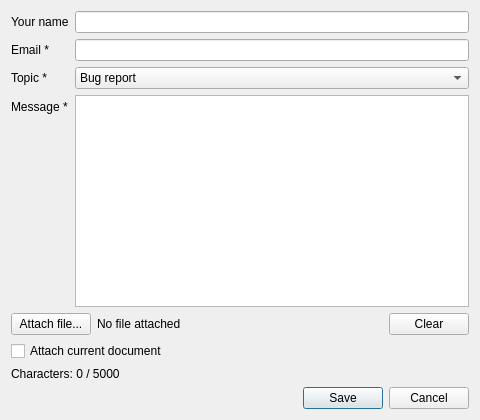
<?xml version="1.0" encoding="UTF-8"?>
<ui version="4.0">
 <class>FeedbackDialog</class>
 <widget class="QDialog" name="FeedbackDialog">
  <property name="geometry">
   <rect>
    <x>0</x>
    <y>0</y>
    <width>480</width>
    <height>420</height>
   </rect>
  </property>
  <property name="windowTitle">
   <string>Send Feedback</string>
  </property>
  <layout class="QVBoxLayout" name="verticalLayout">
   <item>
    <layout class="QFormLayout" name="formLayout">
     <item row="0" column="0">
      <widget class="QLabel" name="nameLabel">
       <property name="text">
        <string>Your name</string>
       </property>
      </widget>
     </item>
     <item row="0" column="1">
      <widget class="QLineEdit" name="nameEdit"/>
     </item>
     <item row="1" column="0">
      <widget class="QLabel" name="emailLabel">
       <property name="text">
        <string>Email *</string>
       </property>
      </widget>
     </item>
     <item row="1" column="1">
      <widget class="QLineEdit" name="emailEdit"/>
     </item>
     <item row="2" column="0">
      <widget class="QLabel" name="topicLabel">
       <property name="text">
        <string>Topic *</string>
       </property>
      </widget>
     </item>
     <item row="2" column="1">
      <widget class="QComboBox" name="topicCombo">
       <item>
        <property name="text">
         <string>Bug report</string>
        </property>
       </item>
       <item>
        <property name="text">
         <string>Feature request</string>
        </property>
       </item>
       <item>
        <property name="text">
         <string>General feedback</string>
        </property>
       </item>
       <item>
        <property name="text">
         <string>Other</string>
        </property>
       </item>
      </widget>
     </item>
     <item row="3" column="0">
      <widget class="QLabel" name="messageLabel">
       <property name="text">
        <string>Message *</string>
       </property>
      </widget>
     </item>
     <item row="3" column="1">
      <widget class="QPlainTextEdit" name="messageEdit"/>
     </item>
    </layout>
   </item>
   <item>
    <layout class="QHBoxLayout" name="attachmentLayout">
     <item>
      <widget class="QPushButton" name="attachButton">
       <property name="text">
        <string>Attach file...</string>
       </property>
      </widget>
     </item>
     <item>
      <widget class="QLabel" name="attachmentLabel">
       <property name="text">
        <string>No file attached</string>
       </property>
      </widget>
     </item>
     <item>
      <spacer name="horizontalSpacer">
       <property name="orientation">
        <enum>Qt::Horizontal</enum>
       </property>
       <property name="sizeHint" stdset="0">
        <size>
         <width>40</width>
         <height>20</height>
        </size>
       </property>
      </spacer>
     </item>
     <item>
      <widget class="QPushButton" name="clearAttachmentButton">
       <property name="text">
        <string>Clear</string>
       </property>
      </widget>
     </item>
    </layout>
   </item>
   <item>
    <widget class="QCheckBox" name="attachCurrentDocumentCheck">
     <property name="text">
      <string>Attach current document</string>
     </property>
    </widget>
   </item>
   <item>
    <widget class="QLabel" name="characterCountLabel">
     <property name="text">
      <string>Characters: 0 / 5000</string>
     </property>
    </widget>
   </item>
   <item>
    <widget class="QDialogButtonBox" name="buttonBox">
     <property name="orientation">
      <enum>Qt::Horizontal</enum>
     </property>
     <property name="standardButtons">
      <set>QDialogButtonBox::Cancel|QDialogButtonBox::Save</set>
     </property>
    </widget>
   </item>
  </layout>
 </widget>
 <resources/>
 <connections>
  <connection>
   <sender>buttonBox</sender>
   <signal>rejected()</signal>
   <receiver>FeedbackDialog</receiver>
   <slot>reject()</slot>
   <hints>
    <hint type="sourcelabel">
     <x>316</x>
     <y>260</y>
    </hint>
    <hint type="destinationlabel">
     <x>286</x>
     <y>274</y>
    </hint>
   </hints>
  </connection>
 </connections>
</ui>
